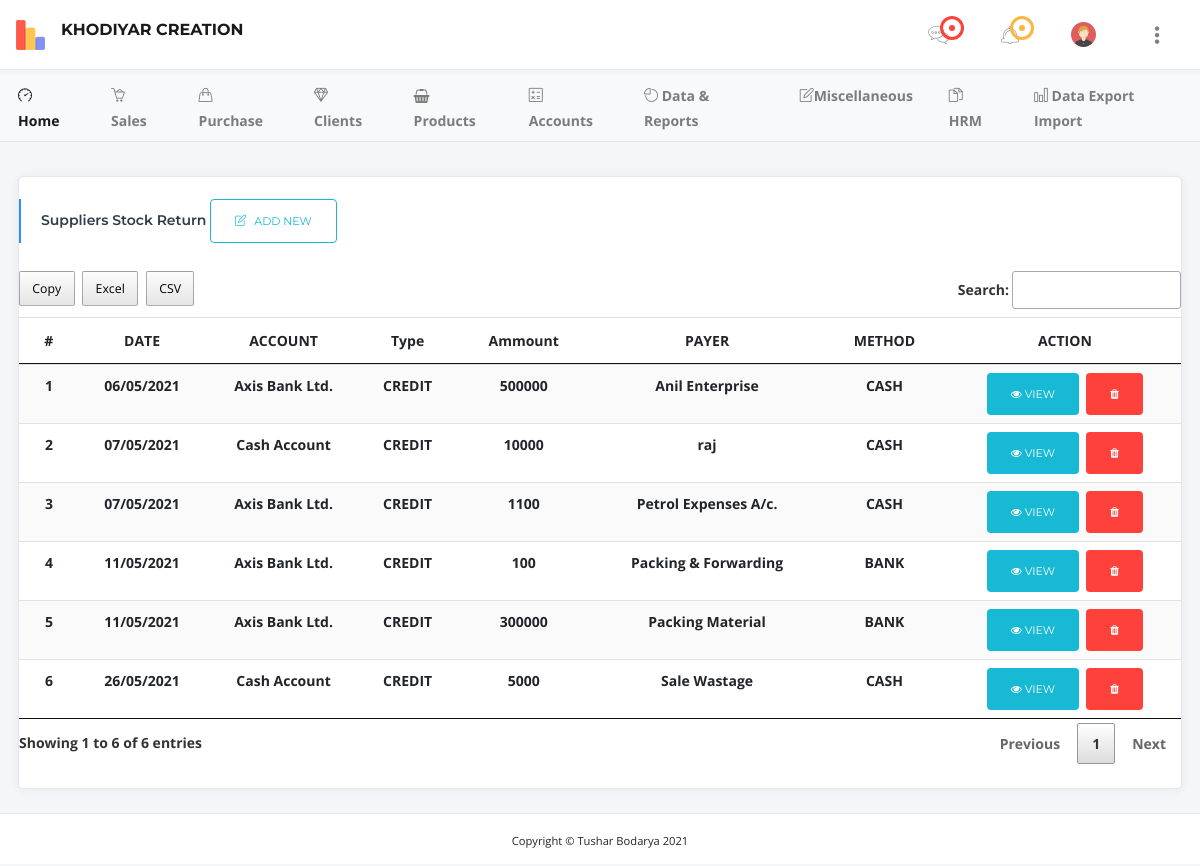
Page /tbl-transaction.php (signed in) on the committed database.
### tables this page shows
CREATE TABLE `users` (
  `sno` int(11) NOT NULL,
  `name` text NOT NULL,
  `username` varchar(11) NOT NULL,
  `gstno` text NOT NULL,
  `bamkname` text NOT NULL,
  `acno` text NOT NULL,
  `ifsc` text NOT NULL,
  `password` text NOT NULL,
  `date` timestamp NOT NULL DEFAULT current_timestamp(),
  `role` text NOT NULL DEFAULT 'company'
);

CREATE TABLE `tbl_transaction` (
  `id` int(11) NOT NULL,
  `accountype` text NOT NULL,
  `fromaccount` int(11) NOT NULL,
  `RcptPymt` text NOT NULL,
  `toaccount` text NOT NULL,
  `ammount` text NOT NULL,
  `date` text NOT NULL,
  `income_type` text NOT NULL,
  `income_category` text NOT NULL,
  `income_method` text NOT NULL,
  `note` text NOT NULL,
  `created_at` timestamp NOT NULL DEFAULT current_timestamp(),
  `is_deleted` int(11) NOT NULL DEFAULT 0,
  `is_user` int(11) NOT NULL
);

CREATE TABLE `tbl_accounts` (
  `id` int(11) NOT NULL,
  `name` text NOT NULL,
  `effecton` text NOT NULL,
  `accountsgroup` text NOT NULL,
  `area` text NOT NULL,
  `pincode` int(11) NOT NULL,
  `city` text NOT NULL,
  `state` text NOT NULL,
  `panno` text NOT NULL,
  `aadharno` text NOT NULL,
  `gstno` text NOT NULL,
  `openingbalance` int(11) NOT NULL,
  `actype` text NOT NULL,
  `is_deleted` int(11) NOT NULL DEFAULT 0,
  `created_at` timestamp NOT NULL DEFAULT current_timestamp(),
  `updated_at` timestamp NOT NULL DEFAULT current_timestamp() ON UPDATE current_timestamp(),
  `is_user` int(11) NOT NULL
);

### tbl-transaction.php (the view, shortened to what this page needs)
<?php include 'header.php'; ?>
<div class="container-fluid">
	<div class="row">
		<div class="col-xl-12">
			<div class="card card-shadow mb-4">
				<div class="card-header border-0">
					<div class="custom-title-wrap bar-info">
						<div class="custom-title">Suppliers Stock Return  <a type="button" class="btn btn-outline-info" href="add-transaction.php"><i class="icon-note mr-2"></i>ADD NEW</a></div>
					</div>
				</div>
				<div class="card-body- pt-3 pb-4">
					<div class="table-responsive">
						<table id="datatable2" class="table table-striped dt-responsive nowrap table-hover" cellspacing="0">
							<thead>
								<tr>
									<th class="text-center">#</th>
									<th class="text-center">DATE</th>
									<th class="text-center">ACCOUNT</th>
									<th class="text-center">Type</th>
									<th class="text-center">Ammount</th>
									<th class="text-center">PAYER</th>
									<th class="text-center">METHOD</th>
									<th class="text-center">ACTION</th>
								</tr>
							</thead>
							<tbody>
								<?php
								$sql = "SELECT * FROM tbl_transaction  WHERE is_deleted='0' AND is_user='".$loguser."'";
								$result = mysqli_query($conn,$sql) or die("SQL Query Failed.");
								while($row = mysqli_fetch_assoc($result)){
									$id = $row['id'];
									$date = $row['date'];
									$income_type = $row['income_type'];
									$toaccount = $row['toaccount'];
									$ammount = $row['ammount'];
									$fromaccount = $row['fromaccount'];
									$income_method = $row['income_method'];
									?>
									<tr>
										<td class="text-center"><?php echo $id; ?></td>
										<td class="text-center"><?php echo $date; ?></td>
										<?php
										$sql1 = "SELECT * FROM tbl_accounts WHERE id='".$fromaccount."'";
										$result1 = mysqli_query($conn,$sql1) or die("SQL Query Failed.");
										$row1 = mysqli_fetch_assoc($result1);
										$acname = $row1['name'];
										?>
										<td class="text-center"><?php echo $acname; ?></td>
										<td class="text-center"><?php echo $income_type; ?></td>
										<td class="text-center"><?php echo $ammount; ?></td>
										<?php
										$sql2 = "SELECT * FROM tbl_accounts  WHERE id='".$toaccount."'";
										$result2 = mysqli_query($conn,$sql2) or die("SQL Query Failed.");
										$row2 = mysqli_fetch_assoc($result2);
										$acname1 = $row2['name'];
										?>
										<td class="text-center"><?php echo $acname1; ?></td>
										<td class="text-center"><?php echo $income_method; ?></td>
										<td class="text-center">
											<a href="view-purchaseorder.php?supplierstockreturnid=<?php echo $id; ?>" class="btn btn-info btn-xs"><i class="fa fa-eye"></i> View</a>&nbsp;
											<a href="delete.php?tbl=tbl_transaction&id=<?php echo $id; ?>"class="btn btn-danger btn-xs delete-object" title="Delete"><i class="fa fa-trash"></i></a>
										</td>
									</tr>
									<?php
								}
								?>
							</tbody>
						</table>
					</div>
				</div>
			</div>
		</div>
	</div>
</div>
<?php include 'footer.php'; ?>

### header.php (shortened to what this page needs)
<?php
include "dbconnect.php";
if(isset($_SESSION['loggedin'])){
  $loguser = $_SESSION['logid'];
  $headsql = "SELECT * FROM users  WHERE  sno='".$loguser."'";
$headresult = mysqli_query($conn,$headsql) or die("SQL Query Failed.");
$headrow = mysqli_fetch_assoc($headresult);
$headheadname = $headrow['name'];
}else{
  header("location:login.php");
  exit();
}
?>
<!DOCTYPE html>
<html lang="en">
<head>
  <link href="assets/vendor/bootstrap/css/bootstrap.min.css" rel="stylesheet">
  <link href="assets/vendor/font-awesome/css/font-awesome.min.css" rel="stylesheet">
  <link href="assets/vendor/dashlab-icon/dashlab-icon.css" rel="stylesheet">
  <link href="assets/vendor/simple-line-icons/css/simple-line-icons.css" rel="stylesheet">
  <link href="assets/vendor/themify-icons/css/themify-icons.css" rel="stylesheet">
  <link href="assets/vendor/weather-icons/css/weather-icons.min.css" rel="stylesheet">
  <link href="assets/vendor/m-custom-scrollbar/jquery.mCustomScrollbar.css" rel="stylesheet">
  <link href="assets/vendor/jquery-dropdown-master/jquery.dropdown.css" rel="stylesheet">
  <link href="assets/vendor/jquery-ui/jquery-ui.min.css" rel="stylesheet">
  <link href="assets/vendor/icheck/skins/all.css" rel="stylesheet">
  <link href="assets/css/main.css" rel="stylesheet">
   <link href="assets/vendor/jquery-steps/jquery.steps.css" rel="stylesheet">
  <link href="assets/vendor/datatables/jquery.dataTables.min.css" rel="stylesheet">
  <link href="assets/vendor/datatables/responsive.bootstrap.min.css" rel="stylesheet">
  <link href="assets/vendor/datatables/buttons.dataTables.css" rel="stylesheet">
  <link href="assets/vendor/datetime-picker/css/datetimepicker.css" rel="stylesheet">
  <link href="assets/vendor/date-picker/css/bootstrap-datepicker.min.css" rel="stylesheet">
  <link href="style.css" rel="stylesheet">
</head>
<body class="fixed-nav top-nav">
  <nav class="navbar navbar-expand-lg fixed-top navbar-light" id="mainNav">
    <div class="box-container">
      <div class="collapse navbar-collapse" id="navbarResponsive">
        <a class="navbar-brand navbar-hide-responsive" href="">
          <img class="pr-3 float-left" src="assets/img/logo-icon.png" srcset="assets/img/logo-icon@2x.png 2x"  alt=""/>
          <div class="float-left">
            <div><?php echo $headheadname; ?></div>
          </div>
        </a>
        <ul class="navbar-nav header-links ml-auto hide-arrow">
          <li class="nav-item dropdown">
            <a class="nav-link dropdown-toggle mr-lg-3" id="messagesDropdown" href="" data-toggle="dropdown"
            aria-haspopup="true" aria-expanded="false">
            <i class="vl_chat-bubble"></i>
            <div class="notification-alarm">
              <span class="wave wave-danger"></span>
              <span class="dot"></span>
            </div>
          </a>
        </li>
        <li class="nav-item dropdown">
          <a class="nav-link dropdown-toggle mr-lg-3" id="alertsDropdown" href="" data-toggle="dropdown"
          aria-haspopup="true" aria-expanded="false">
          <i class="vl_bell"></i>
          <div class="notification-alarm">
            <span class="wave wave-warning"></span>
            <span class="dot bg-warning"></span>
          </div>
        </a>
            </li>
            <li class="nav-item dropdown">
              <a class="nav-link dropdown-toggle mr-lg-3" id="userNav" href="" data-toggle="dropdown" aria-haspopup="true" aria-expanded="false">
                <div class="user-thumb">
                  <img class="rounded-circle" src="assets/img/avatar/avatar1.jpg" alt=""/>
                </div>
              </a>
         </li>
         <li class="nav-item">
          <a href="javascript:;" class="nav-link right_side_toggle">
            <i class="icon-options-vertical"> </i>
          </a>
        </li>
      </ul>
    </div>
  </div>
</nav>
<nav class="navbar fixed-top-2 navbar-expand-lg navbar-light bg-light">
  <div class="box-container">
    <div class="collapse navbar-collapse" id="collapsibleNavbar">
      <ul class="navbar-nav">
        <li class="nav-item active"> <a class="nav-link" href="index.php"><i class="icon-speedometer"></i> Home</a> </li>
        <li class="nav-item dropdown">
          <a class="nav-link dropdown-toggle" href="" data-toggle="dropdown"><i class="icon-basket-loaded"></i> Sales</a>
    </li>
    <li class="nav-item dropdown"><a class="nav-link dropdown-toggle" href="" data-toggle="dropdown"><i class="icon-handbag"></i> Purchase</a>
    </li>
    <li class="nav-item dropdown"><a class="nav-link dropdown-toggle" href="" data-toggle="dropdown"><i class="icon-diamond"></i> Clients</a>
</li>
<li class="nav-item dropdown"><a class="nav-link dropdown-toggle" href="" data-toggle="dropdown"><i class="fa fa-shopping-basket"></i> Products</a>
</li>
<li class="nav-item dropdown"><a class="nav-link dropdown-toggle" data-toggle="dropdown"><i class="icon-calculator"></i> Accounts</a>
</li>
<li class="nav-item dropdown"><a class="nav-link dropdown-toggle" href="" data-toggle="dropdown"><i class="icon-pie-chart"></i> Data &amp; Reports</a>
</li>
<li class="nav-item dropdown"><a class="nav-link dropdown-toggle" href="" data-toggle="dropdown"><i class="icon-note"></i>Miscellaneous</a>
</li>
<li class="nav-item dropdown"><a class="nav-link dropdown-toggle" href="" data-toggle="dropdown"><i class="icon-docs"></i> HRM</a>
</li>
<li class="nav-item dropdown"><a class="nav-link dropdown-toggle" href="" data-toggle="dropdown"><i class="icon-chart"></i> Data Export Import</a>
</li>
</ul>
</div>
</div>
</nav>

### style.css (style rules this page uses)
@media (min-width: 992px) { .navbar-nav > li { padding-left:10px; padding-right:10px; } }
@media (min-width: 992px) { .fixed-top-2 { margin-top: 5px; margin-bottom: 34px; padding: 0px; } }
@media (min-width: 992px) { body { padding-top: 105px; } }

### rows in the picture
users: name "KHODIYAR CREATION"
tbl_transaction: id "1", date "06/05/2021", tbl_accounts.name "Axis Bank Ltd.", income_type "CREDIT", ammount "500000", tbl_accounts.name "Anil Enterprise", income_method "CASH"
tbl_transaction: id "2", date "07/05/2021", tbl_accounts.name "Cash Account", income_type "CREDIT", ammount "10000", tbl_accounts.name "raj", income_method "CASH"
tbl_transaction: id "3", date "07/05/2021", tbl_accounts.name "Axis Bank Ltd.", income_type "CREDIT", ammount "1100", tbl_accounts.name "Petrol Expenses A/c.", income_method "CASH"
tbl_transaction: id "4", date "11/05/2021", tbl_accounts.name "Axis Bank Ltd.", income_type "CREDIT", ammount "100", tbl_accounts.name "Packing & Forwarding", income_method "BANK"
tbl_transaction: id "5", date "11/05/2021", tbl_accounts.name "Axis Bank Ltd.", income_type "CREDIT", ammount "300000", tbl_accounts.name "Packing Material", income_method "BANK"
tbl_transaction: id "6", date "26/05/2021", tbl_accounts.name "Cash Account", income_type "CREDIT", ammount "5000", tbl_accounts.name "Sale Wastage", income_method "CASH"
